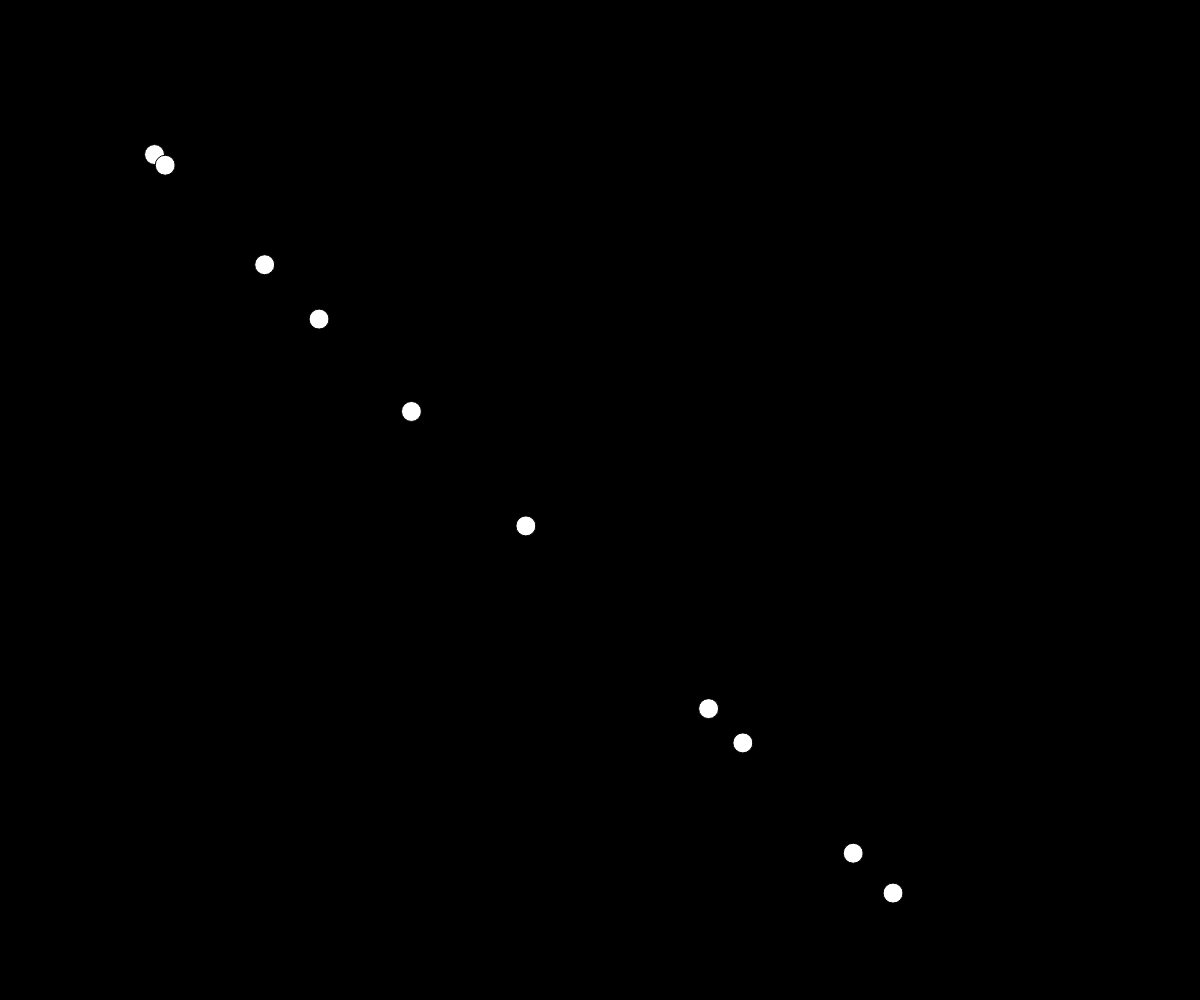
Frame 1 (no input)
Frame 60 (no input): identical to frame 1, image omitted
Frame 120 (the mouse pressed at the canvas centre since frame 60): identical to frame 1, image omitted

The p5.js sketch that drew this single still picture (run headless with seeded random() and noise() and a simulated clock; from frame 60 on, the mouse is pressed at the canvas centre):

// p5.js sketch
// ── sketch.js
// https://www.twitch.tv/videos/820855594


let listeEtoiles = []; 
let NOMBRE_ETOILES = 10;
let MAX_MASS = 100000;
let CST_G = 9.89;


function setup() 
{
	createCanvas(windowWidth, windowHeight);
	print("Window Width : &{windowWidth}");
	print("Window Height : &{windowHeight}");
	background(0);

	for (let i = 0; i < NOMBRE_ETOILES; i++) 
	{
		// Create a list of "etoiles" with random mass and position Vector
		listeEtoiles.push( new etoile(createVector( random(100, windowWidth - 200), random(100, windowHeight - 200) ) , random(0, MAX_MASS) ) );
	}

}


function draw() 
{
	background(0);

	for (let i = 0; i < listeEtoiles.length; i++)
	{
		let bufferVec = createVector(0, 0);
		let summVec;
		let tempCalc;

		for (let j = 0; j < listeEtoiles.length; j++)
		{
			
			if(j != i)
			{
				//add the 2 vectors to get
				bufferVec.add(listeEtoiles[i].vecPos);
				bufferVec.add(listeEtoiles[j].vecPos);
				tempCalc = CST_G * (listeEtoiles[i].mass + listeEtoiles[j].mass);
				summVec +=  tempCalc / pow(bufferVec.mag(), 2) ;//* listeEtoiles[i].vecVel;
			}
		}

		listeEtoiles[i].vecVel = summVec / listeEtoiles[i].mass;
		console.log(tempCalc / pow(bufferVec.mag(), 3) );
		listeEtoiles[i].update();
		listeEtoiles[i].show();
		
	}


}


class etoile 
{
	constructor(vecPos, mass)
	{
		this.vecPos = vecPos;
		this.mass = mass;
		this.vecVel;
	}

	update()
	{
		this.vecPos.add(this.vecVel); 
	}

	show()
	{
		fill(255);
		circle(this.vecPos.x, this.vecPos.x, 20);
	}


	

}



// ── main.html
<html>

	<head>
		<script src="https://cdnjs.cloudflare.com/ajax/libs/p5.js/1.1.9/p5.min.js"></script>
		<link rel="stylesheet" type="text/css" href="style.css" />
	</head>

	<body>
		<script src="sketch.js"></script>
	</body>

</html>
